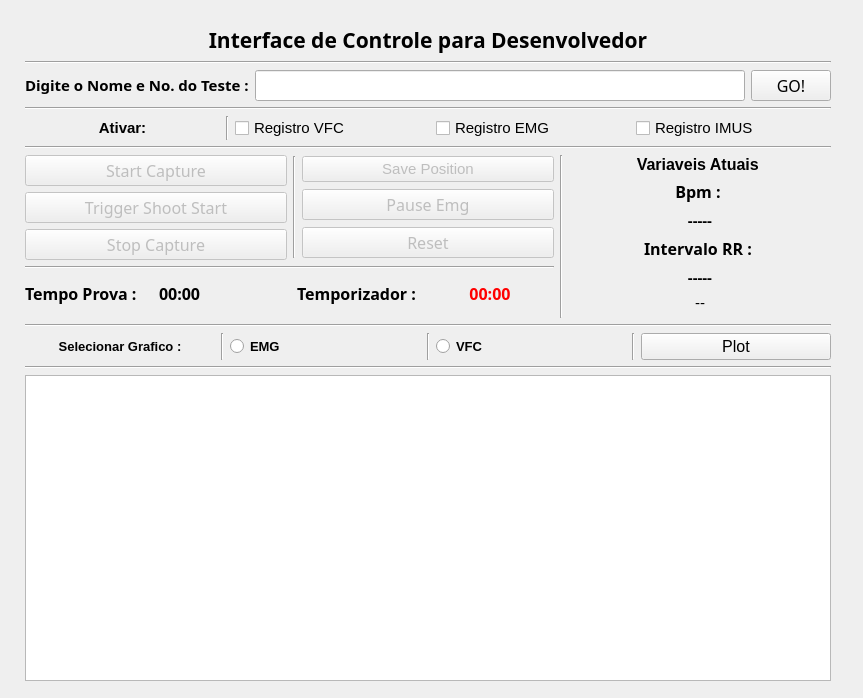
<?xml version="1.0" encoding="UTF-8"?>
<ui version="4.0">
 <class>MainWindow</class>
 <widget class="QMainWindow" name="MainWindow">
  <property name="geometry">
   <rect>
    <x>0</x>
    <y>0</y>
    <width>863</width>
    <height>698</height>
   </rect>
  </property>
  <property name="windowTitle">
   <string>MainWindow</string>
  </property>
  <property name="autoFillBackground">
   <bool>false</bool>
  </property>
  <widget class="QWidget" name="centralWidget">
   <widget class="QWidget" name="layoutWidget">
    <property name="geometry">
     <rect>
      <x>25</x>
      <y>25</y>
      <width>806</width>
      <height>656</height>
     </rect>
    </property>
    <layout class="QGridLayout" name="gridLayout_6">
     <item row="6" column="0" colspan="4">
      <widget class="Line" name="line_2">
       <property name="orientation">
        <enum>Qt::Horizontal</enum>
       </property>
      </widget>
     </item>
     <item row="2" column="2" rowspan="4">
      <widget class="Line" name="line_5">
       <property name="orientation">
        <enum>Qt::Vertical</enum>
       </property>
      </widget>
     </item>
     <item row="0" column="0" colspan="4">
      <layout class="QGridLayout" name="gridLayout_3">
       <item row="0" column="0">
        <widget class="QLabel" name="label">
         <property name="font">
          <font>
           <family>Mukti Narrow</family>
           <pointsize>16</pointsize>
           <weight>75</weight>
           <bold>true</bold>
          </font>
         </property>
         <property name="text">
          <string>Interface de Controle para Desenvolvedor</string>
         </property>
         <property name="alignment">
          <set>Qt::AlignCenter</set>
         </property>
        </widget>
       </item>
       <item row="2" column="0">
        <widget class="Line" name="line">
         <property name="orientation">
          <enum>Qt::Horizontal</enum>
         </property>
        </widget>
       </item>
       <item row="1" column="0">
        <layout class="QGridLayout" name="gridLayout_2">
         <item row="1" column="1">
          <widget class="QLineEdit" name="Readtext">
           <property name="font">
            <font>
             <family>Abyssinica SIL</family>
             <pointsize>12</pointsize>
            </font>
           </property>
           <property name="alignment">
            <set>Qt::AlignCenter</set>
           </property>
          </widget>
         </item>
         <item row="1" column="2">
          <widget class="QPushButton" name="buttongo">
           <property name="font">
            <font>
             <family>Abyssinica SIL</family>
             <pointsize>12</pointsize>
            </font>
           </property>
           <property name="text">
            <string>GO!</string>
           </property>
          </widget>
         </item>
         <item row="1" column="0">
          <widget class="QLabel" name="label_4">
           <property name="font">
            <font>
             <family>Abyssinica SIL</family>
             <pointsize>12</pointsize>
            </font>
           </property>
           <property name="text">
            <string>&lt;html&gt;&lt;head/&gt;&lt;body&gt;&lt;p align=&quot;justify&quot;&gt;&lt;span style=&quot; font-size:11pt; font-weight:600;&quot;&gt;Digite o Nome e No. do Teste :&lt;/span&gt;&lt;/p&gt;&lt;/body&gt;&lt;/html&gt;</string>
           </property>
          </widget>
         </item>
         <item row="0" column="0" colspan="3">
          <widget class="Line" name="line_10">
           <property name="orientation">
            <enum>Qt::Horizontal</enum>
           </property>
          </widget>
         </item>
        </layout>
       </item>
      </layout>
     </item>
     <item row="3" column="0" colspan="2">
      <widget class="Line" name="line_3">
       <property name="orientation">
        <enum>Qt::Horizontal</enum>
       </property>
      </widget>
     </item>
     <item row="1" column="0" colspan="4">
      <layout class="QGridLayout" name="gridLayout_5">
       <item row="1" column="0" colspan="5">
        <widget class="Line" name="line_4">
         <property name="orientation">
          <enum>Qt::Horizontal</enum>
         </property>
        </widget>
       </item>
       <item row="0" column="2">
        <widget class="QCheckBox" name="activarVFC">
         <property name="font">
          <font>
           <pointsize>11</pointsize>
          </font>
         </property>
         <property name="text">
          <string>Registro VFC</string>
         </property>
        </widget>
       </item>
       <item row="0" column="4">
        <widget class="QCheckBox" name="activarIMUS">
         <property name="font">
          <font>
           <pointsize>11</pointsize>
          </font>
         </property>
         <property name="text">
          <string>Registro IMUS</string>
         </property>
        </widget>
       </item>
       <item row="0" column="0">
        <widget class="QLabel" name="label_11">
         <property name="font">
          <font>
           <pointsize>11</pointsize>
           <weight>75</weight>
           <bold>true</bold>
          </font>
         </property>
         <property name="text">
          <string>Ativar:</string>
         </property>
         <property name="alignment">
          <set>Qt::AlignCenter</set>
         </property>
        </widget>
       </item>
       <item row="0" column="3">
        <widget class="QCheckBox" name="activarEMG">
         <property name="font">
          <font>
           <pointsize>11</pointsize>
          </font>
         </property>
         <property name="text">
          <string>Registro EMG</string>
         </property>
        </widget>
       </item>
       <item row="0" column="1">
        <widget class="Line" name="line_9">
         <property name="orientation">
          <enum>Qt::Vertical</enum>
         </property>
        </widget>
       </item>
      </layout>
     </item>
     <item row="2" column="0">
      <layout class="QVBoxLayout" name="verticalLayout">
       <item>
        <widget class="QPushButton" name="ButtonStart">
         <property name="enabled">
          <bool>false</bool>
         </property>
         <property name="font">
          <font>
           <family>Abyssinica SIL</family>
           <pointsize>12</pointsize>
          </font>
         </property>
         <property name="text">
          <string>Start Capture</string>
         </property>
        </widget>
       </item>
       <item>
        <widget class="QPushButton" name="ButtonTrigeron">
         <property name="enabled">
          <bool>false</bool>
         </property>
         <property name="font">
          <font>
           <family>Abyssinica SIL</family>
           <pointsize>12</pointsize>
          </font>
         </property>
         <property name="text">
          <string>Trigger Shoot Start</string>
         </property>
        </widget>
       </item>
       <item>
        <widget class="QPushButton" name="ButtonStop">
         <property name="enabled">
          <bool>false</bool>
         </property>
         <property name="font">
          <font>
           <family>Abyssinica SIL</family>
           <pointsize>12</pointsize>
          </font>
         </property>
         <property name="text">
          <string>Stop Capture</string>
         </property>
        </widget>
       </item>
      </layout>
     </item>
     <item row="2" column="1">
      <layout class="QGridLayout" name="gridLayout_4">
       <item row="0" column="1">
        <widget class="QPushButton" name="savePositionButton">
         <property name="enabled">
          <bool>false</bool>
         </property>
         <property name="font">
          <font>
           <pointsize>11</pointsize>
          </font>
         </property>
         <property name="text">
          <string>Save Position</string>
         </property>
        </widget>
       </item>
       <item row="2" column="1">
        <widget class="QPushButton" name="resetButton">
         <property name="enabled">
          <bool>false</bool>
         </property>
         <property name="font">
          <font>
           <family>Abyssinica SIL</family>
           <pointsize>12</pointsize>
          </font>
         </property>
         <property name="text">
          <string>Reset</string>
         </property>
        </widget>
       </item>
       <item row="1" column="1">
        <widget class="QPushButton" name="pauseEmgButton">
         <property name="enabled">
          <bool>false</bool>
         </property>
         <property name="font">
          <font>
           <family>Abyssinica SIL</family>
           <pointsize>12</pointsize>
          </font>
         </property>
         <property name="text">
          <string>Pause Emg</string>
         </property>
        </widget>
       </item>
       <item row="0" column="0" rowspan="3">
        <widget class="Line" name="line_11">
         <property name="orientation">
          <enum>Qt::Vertical</enum>
         </property>
        </widget>
       </item>
      </layout>
     </item>
     <item row="2" column="3" rowspan="3">
      <layout class="QGridLayout" name="gridLayout">
       <item row="0" column="0">
        <widget class="QLabel" name="label_6">
         <property name="font">
          <font>
           <pointsize>12</pointsize>
          </font>
         </property>
         <property name="text">
          <string>&lt;html&gt;&lt;head/&gt;&lt;body&gt;&lt;p&gt;&lt;span style=&quot; font-weight:600;&quot;&gt;Variaveis Atuais &lt;/span&gt;&lt;/p&gt;&lt;/body&gt;&lt;/html&gt;</string>
         </property>
         <property name="alignment">
          <set>Qt::AlignCenter</set>
         </property>
        </widget>
       </item>
       <item row="3" column="0">
        <widget class="QLabel" name="label_3">
         <property name="font">
          <font>
           <family>Abyssinica SIL</family>
           <pointsize>12</pointsize>
          </font>
         </property>
         <property name="text">
          <string>&lt;html&gt;&lt;head/&gt;&lt;body&gt;&lt;p&gt;&lt;span style=&quot; font-weight:600;&quot;&gt;Intervalo RR : &lt;/span&gt;&lt;/p&gt;&lt;/body&gt;&lt;/html&gt;</string>
         </property>
         <property name="alignment">
          <set>Qt::AlignCenter</set>
         </property>
        </widget>
       </item>
       <item row="1" column="0">
        <widget class="QLabel" name="label_2">
         <property name="font">
          <font>
           <family>Abyssinica SIL</family>
           <pointsize>12</pointsize>
          </font>
         </property>
         <property name="text">
          <string>&lt;html&gt;&lt;head/&gt;&lt;body&gt;&lt;p&gt;&lt;span style=&quot; font-weight:600;&quot;&gt;Bpm : &lt;/span&gt;&lt;/p&gt;&lt;/body&gt;&lt;/html&gt;</string>
         </property>
         <property name="alignment">
          <set>Qt::AlignCenter</set>
         </property>
        </widget>
       </item>
       <item row="5" column="0">
        <widget class="QLabel" name="arduinoLabel">
         <property name="font">
          <font>
           <pointsize>11</pointsize>
          </font>
         </property>
         <property name="text">
          <string>--</string>
         </property>
         <property name="alignment">
          <set>Qt::AlignCenter</set>
         </property>
        </widget>
       </item>
       <item row="2" column="0">
        <widget class="QLabel" name="labelbpsout">
         <property name="font">
          <font>
           <family>Abyssinica SIL</family>
           <pointsize>12</pointsize>
          </font>
         </property>
         <property name="text">
          <string>&lt;html&gt;&lt;head/&gt;&lt;body&gt;&lt;p&gt;&lt;span style=&quot; font-size:11pt; font-weight:600;&quot;&gt;-----&lt;/span&gt;&lt;/p&gt;&lt;/body&gt;&lt;/html&gt;</string>
         </property>
         <property name="alignment">
          <set>Qt::AlignCenter</set>
         </property>
        </widget>
       </item>
       <item row="4" column="0">
        <widget class="QLabel" name="labelintervaloRR">
         <property name="font">
          <font>
           <family>Abyssinica SIL</family>
           <pointsize>12</pointsize>
          </font>
         </property>
         <property name="text">
          <string>&lt;html&gt;&lt;head/&gt;&lt;body&gt;&lt;p&gt;&lt;span style=&quot; font-size:11pt; font-weight:600;&quot;&gt;-----&lt;/span&gt;&lt;/p&gt;&lt;/body&gt;&lt;/html&gt;</string>
         </property>
         <property name="alignment">
          <set>Qt::AlignCenter</set>
         </property>
        </widget>
       </item>
      </layout>
     </item>
     <item row="4" column="0" colspan="2">
      <layout class="QHBoxLayout" name="horizontalLayout">
       <item>
        <widget class="QLabel" name="label_8">
         <property name="font">
          <font>
           <family>Abyssinica SIL</family>
           <pointsize>12</pointsize>
           <weight>75</weight>
           <bold>true</bold>
          </font>
         </property>
         <property name="text">
          <string>Tempo Prova :</string>
         </property>
        </widget>
       </item>
       <item>
        <widget class="QLabel" name="tempoProvaout">
         <property name="font">
          <font>
           <family>Abyssinica SIL</family>
           <pointsize>9</pointsize>
           <weight>75</weight>
           <bold>true</bold>
          </font>
         </property>
         <property name="text">
          <string>&lt;html&gt;&lt;head/&gt;&lt;body&gt;&lt;p&gt;&lt;span style=&quot; font-size:12pt;&quot;&gt;00:00&lt;/span&gt;&lt;/p&gt;&lt;/body&gt;&lt;/html&gt;</string>
         </property>
        </widget>
       </item>
       <item>
        <widget class="QLabel" name="label_7">
         <property name="font">
          <font>
           <family>Abyssinica SIL</family>
           <pointsize>12</pointsize>
           <weight>75</weight>
           <bold>true</bold>
          </font>
         </property>
         <property name="text">
          <string>&lt;html&gt;&lt;head/&gt;&lt;body&gt;&lt;p align=&quot;center&quot;&gt;Temporizador :&lt;/p&gt;&lt;/body&gt;&lt;/html&gt;</string>
         </property>
        </widget>
       </item>
       <item>
        <widget class="QLabel" name="relojout">
         <property name="font">
          <font>
           <family>Abyssinica SIL</family>
           <pointsize>12</pointsize>
           <weight>75</weight>
           <bold>true</bold>
          </font>
         </property>
         <property name="text">
          <string>&lt;html&gt;&lt;head/&gt;&lt;body&gt;&lt;p&gt;&lt;span style=&quot; font-size:12pt; color:#ff0000;&quot;&gt;00:00&lt;/span&gt;&lt;/p&gt;&lt;/body&gt;&lt;/html&gt;</string>
         </property>
         <property name="alignment">
          <set>Qt::AlignCenter</set>
         </property>
        </widget>
       </item>
      </layout>
     </item>
     <item row="7" column="0" colspan="4">
      <layout class="QVBoxLayout" name="verticalLayout_3">
       <item>
        <layout class="QVBoxLayout" name="verticalLayout_2">
         <item>
          <layout class="QHBoxLayout" name="horizontalLayout_3">
           <item>
            <widget class="QLabel" name="label_10">
             <property name="text">
              <string>&lt;html&gt;&lt;head/&gt;&lt;body&gt;&lt;p&gt;&lt;span style=&quot; font-size:10pt; font-weight:600;&quot;&gt;Selecionar Grafico :&lt;/span&gt;&lt;/p&gt;&lt;/body&gt;&lt;/html&gt;</string>
             </property>
             <property name="alignment">
              <set>Qt::AlignCenter</set>
             </property>
            </widget>
           </item>
           <item>
            <widget class="Line" name="line_8">
             <property name="orientation">
              <enum>Qt::Vertical</enum>
             </property>
            </widget>
           </item>
           <item>
            <widget class="QRadioButton" name="plotEMG">
             <property name="font">
              <font>
               <pointsize>10</pointsize>
               <weight>75</weight>
               <bold>true</bold>
              </font>
             </property>
             <property name="text">
              <string>EMG</string>
             </property>
            </widget>
           </item>
           <item>
            <widget class="Line" name="line_6">
             <property name="orientation">
              <enum>Qt::Vertical</enum>
             </property>
            </widget>
           </item>
           <item>
            <widget class="QRadioButton" name="plotVFC">
             <property name="font">
              <font>
               <pointsize>10</pointsize>
               <weight>75</weight>
               <bold>true</bold>
              </font>
             </property>
             <property name="text">
              <string>VFC</string>
             </property>
            </widget>
           </item>
           <item>
            <widget class="Line" name="line_7">
             <property name="orientation">
              <enum>Qt::Vertical</enum>
             </property>
            </widget>
           </item>
           <item>
            <widget class="QPushButton" name="plotButton">
             <property name="font">
              <font>
               <pointsize>12</pointsize>
               <weight>50</weight>
               <bold>false</bold>
              </font>
             </property>
             <property name="text">
              <string>Plot</string>
             </property>
            </widget>
           </item>
          </layout>
         </item>
         <item>
          <widget class="Line" name="line_12">
           <property name="orientation">
            <enum>Qt::Horizontal</enum>
           </property>
          </widget>
         </item>
         <item>
          <widget class="PlotWidget" name="plot"/>
         </item>
        </layout>
       </item>
      </layout>
     </item>
    </layout>
   </widget>
  </widget>
 </widget>
 <customwidgets>
  <customwidget>
   <class>PlotWidget</class>
   <extends>QGraphicsView</extends>
   <header>pyqtgraph</header>
  </customwidget>
 </customwidgets>
 <resources/>
 <connections/>
</ui>
